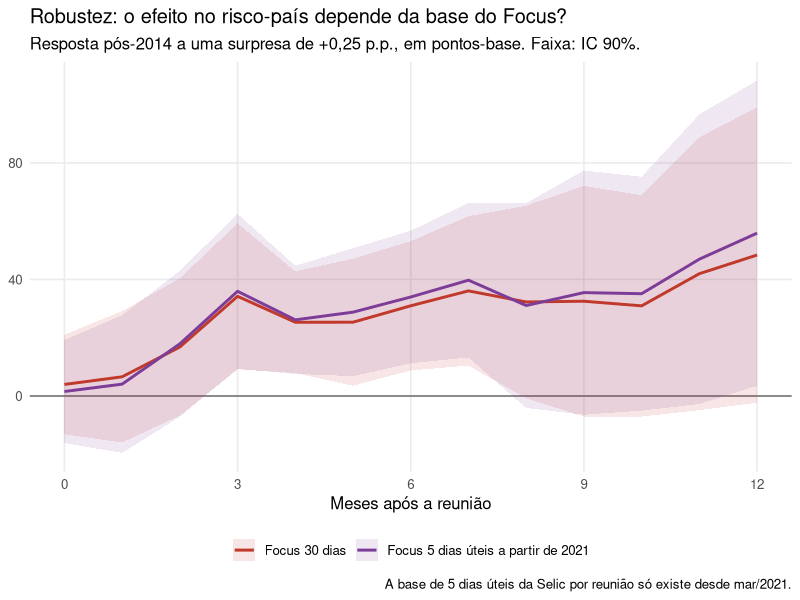
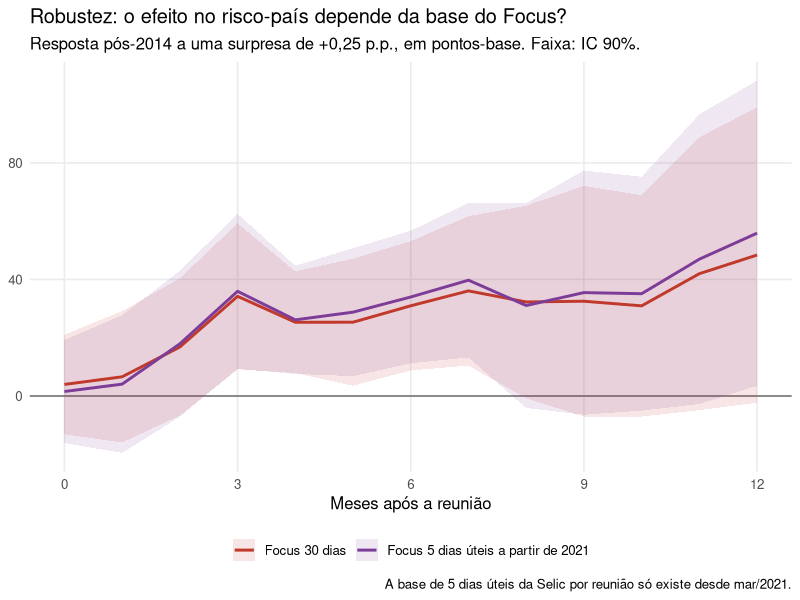

Generate these figures, in order, with R:
# =====================================================================
# Robustez: surpresas do Copom com a mediana Focus de 5 dias úteis
#
# A base de 30 dias pode carregar expectativas velhas e inflar a
# "surpresa". A base de 5 dias úteis da Selic por reunião só existe a
# partir de mar/2021, então o teste é:
#   1. comparar as surpresas 5d x 30d nas reuniões de 2021 em diante;
#   2. refazer o teste de Blanchard pós-2014 trocando as surpresas de
#      2021+ pela versão de 5 dias.
#
# Entradas (dados/): focus_selic_5d_2021_2026.xls, bcdata.sgs.432_*.csv,
#   bcdata.sgs.3698.csv; e, gerados por surpresas_copom.R:
#   surpresas_copom.csv, risco_pais_emendado.csv
# =====================================================================
library(readxl); library(dplyr); library(tidyr); library(readr)
library(ggplot2); library(sandwich); library(lmtest)

# ---- 1. Surpresas com a base de 5 dias -----------------------------------
f5 <- read_excel("focus_selic_5d_2021_2026.xls", skip = 1, guess_max = 100000) |>
  rename(data = 1) |> mutate(data = as.Date(data)) |>
  pivot_longer(-data, names_to = "reuniao", values_to = "esperada_5d",
               values_transform = as.numeric) |>
  filter(!is.na(esperada_5d))
reun5 <- f5 |> group_by(reuniao) |> slice_max(data, n = 1) |> ungroup() |>
  filter(data < max(f5$data)) |> select(reuniao, esperada_5d)

s30 <- read_csv2("surpresas_copom.csv", show_col_types = FALSE) |>
  mutate(data_reuniao = as.Date(data_reuniao))

comp <- s30 |> inner_join(reun5, by = "reuniao") |>
  mutate(surpresa_5d = decidida - esperada_5d) |>
  select(reuniao, data_reuniao, decidida, esperada_30d = esperada,
         esperada_5d, surpresa_30d = surpresa, surpresa_5d) |>
  arrange(data_reuniao)
cat("\nReuniões comparadas:", nrow(comp), "\n")
print(comp |> filter(abs(surpresa_30d) > 0.01 | abs(surpresa_5d) > 0.01), n = Inf)
cat(sprintf("\nCorrelação 5d x 30d: %.2f | surpresas não nulas: 30d = %d, 5d = %d\n",
            cor(comp$surpresa_30d, comp$surpresa_5d),
            sum(abs(comp$surpresa_30d) > 0.01), sum(abs(comp$surpresa_5d) > 0.01)))
write_csv2(comp, "surpresas_5d_vs_30d.csv")

# ---- 2. Blanchard pós-2014 com a série híbrida ---------------------------
surp_h <- s30 |> left_join(select(comp, reuniao, surpresa_5d), by = "reuniao") |>
  mutate(surpresa_h = coalesce(surpresa_5d, surpresa))

cambio <- read_delim("bcdata.sgs.3698.csv", delim = ";", col_types = "cc",
                     locale = locale(decimal_mark = ",")) |>
  transmute(mes = as.Date(data, "%d/%m/%Y"), cambio = as.numeric(sub(",", ".", valor)))
risco <- read_csv2("risco_pais_emendado.csv", show_col_types = FALSE) |>
  transmute(mes = as.Date(mes), risco)

mensal <- function(df, col) df |>
  group_by(mes = as.Date(format(data_reuniao, "%Y-%m-01"))) |>
  summarise(x = sum(.data[[col]]), .groups = "drop")

roda_lp <- function(col, H = 12) {
  base <- cambio |> inner_join(risco, by = "mes") |>
    left_join(mensal(surp_h, col), by = "mes") |>
    mutate(x = coalesce(x, 0)) |>
    filter(mes >= as.Date("2009-01-01")) |> arrange(mes) |>
    mutate(lc = 100 * log(cambio), d_c = lc - lag(lc), d_r = risco - lag(risco),
           pos = as.numeric(mes > as.Date("2014-06-01")))
  lapply(0:H, function(h) {
    d <- base |> mutate(y = lead(risco, h) - lag(risco), x_pos = x * pos,
                        l1c = lag(d_c), l2c = lag(d_c, 2), l1r = lag(d_r), l2r = lag(d_r, 2))
    m <- lm(y ~ x + x_pos + pos + l1c + l2c + l1r + l2r, data = d)
    V <- NeweyWest(m, lag = h + 1, prewhite = FALSE)
    tibble(h = h, efeito = coef(m)["x"] + coef(m)["x_pos"],
           ep = sqrt(V["x", "x"] + V["x_pos", "x_pos"] + 2 * V["x", "x_pos"]))
  }) |> bind_rows()
}
res <- bind_rows(roda_lp("surpresa") |> mutate(base = "Focus 30 dias"),
                 roda_lp("surpresa_h") |> mutate(base = "Focus 5 dias úteis a partir de 2021"))
cat("\nEfeito pós-2014 de +0,25 p.p. de surpresa no risco-país (p.b.):\n")
print(res |> filter(h %in% c(0, 3, 6, 12)) |>
        mutate(efeito_025 = round(efeito / 4, 1), ep_025 = round(ep / 4, 1),
               p = round(2 * pnorm(-abs(efeito / ep)), 3)) |>
        select(base, h, efeito_025, ep_025, p), n = Inf)
write_csv2(res, "robustez_5d_lp.csv")

g <- ggplot(res, aes(h, efeito / 4, colour = base, fill = base)) +
  geom_hline(yintercept = 0, colour = "grey40") +
  geom_ribbon(aes(ymin = (efeito - 1.645 * ep) / 4, ymax = (efeito + 1.645 * ep) / 4),
              alpha = 0.12, colour = NA) +
  geom_line(linewidth = 1) +
  scale_colour_manual(values = c("#C0392B", "#7D3C98"), name = NULL) +
  scale_fill_manual(values = c("#C0392B", "#7D3C98"), name = NULL) +
  scale_x_continuous(breaks = seq(0, 12, 3)) +
  labs(title = "Robustez: o efeito no risco-país depende da base do Focus?",
       subtitle = "Resposta pós-2014 a uma surpresa de +0,25 p.p., em pontos-base. Faixa: IC 90%.",
       x = "Meses após a reunião", y = NULL,
       caption = "A base de 5 dias úteis da Selic por reunião só existe desde mar/2021.") +
  theme_minimal(base_size = 12) +
  theme(legend.position = "bottom", panel.grid.minor = element_blank())
g
ggsave("20_robustez_surpresas_5d.png", g, width = 9, height = 5.5, dpi = 150)
